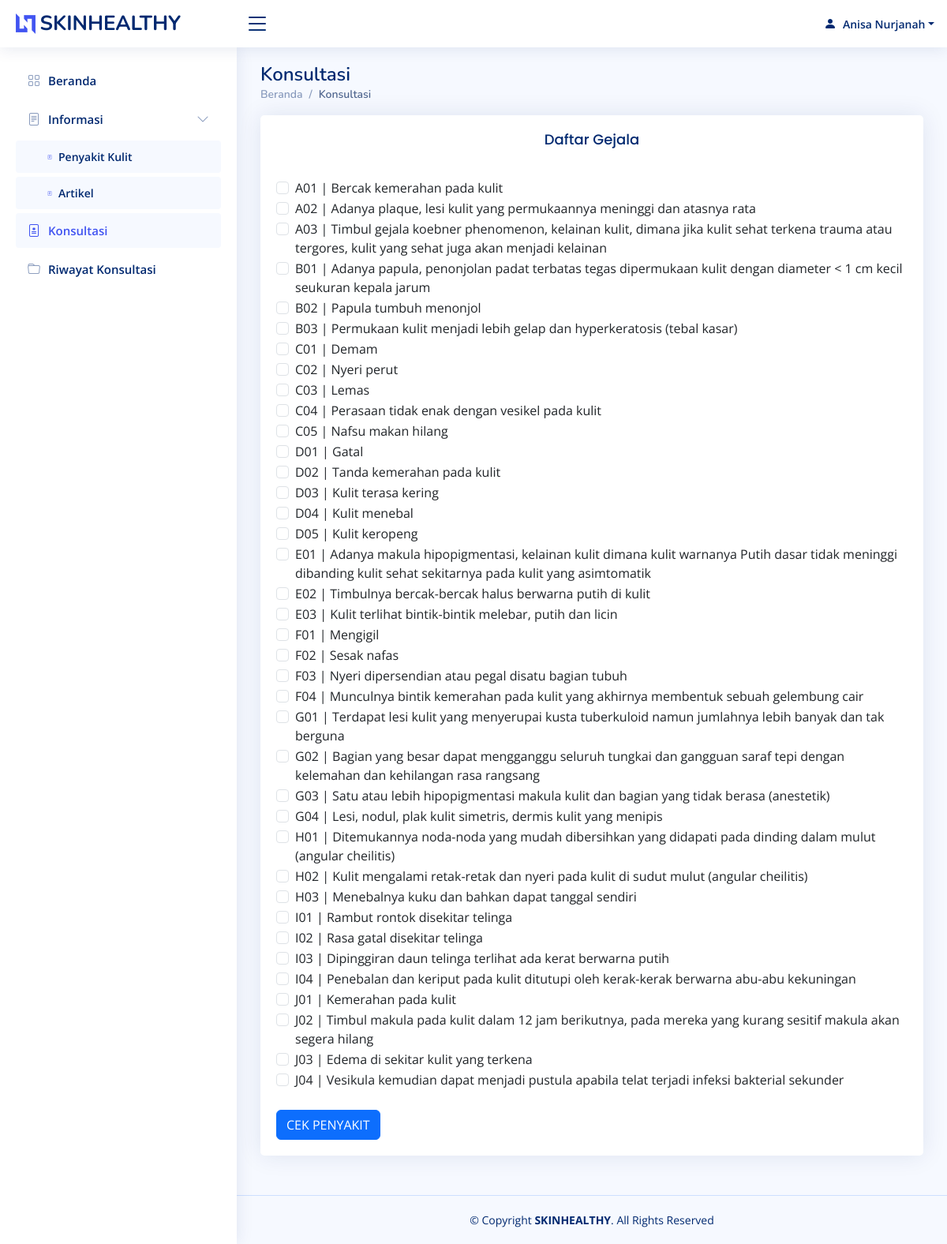
The app's page /component/user/konsultasi.php?kd_pengguna=656b4ea681cd1c44 (signed in) with its own data.
### tables this page shows
CREATE TABLE `pengguna` (
  `kd_pengguna` varchar(16) NOT NULL,
  `nama` varchar(64) NOT NULL,
  `tempat_lahir` varchar(32) NOT NULL,
  `tanggal_lahir` date NOT NULL,
  `alamat` varchar(128) NOT NULL,
  `jenis_kelamin` varchar(16) NOT NULL,
  `no_telepon` varchar(16) NOT NULL,
  `email` varchar(64) NOT NULL,
  `bergabung_sejak` varchar(32) NOT NULL,
  `username` varchar(16) NOT NULL,
  `password` varchar(8) NOT NULL,
  `level` varchar(16) NOT NULL
);

CREATE TABLE `gejala` (
  `kd_gejala` varchar(4) NOT NULL,
  `nama_gejala` varchar(256) NOT NULL
);

### component/functions.php (called while the page is built, shortened)
<?php
$conn = mysqli_connect("localhost", "root", "", "penyakit_kulit");
function query($query)
{
	global $conn;
	$result = mysqli_query($conn, $query);
	$rows = [];
	while ($row = mysqli_fetch_assoc($result)) {
		$rows[] = $row;
	}
	return $rows;
}
function isActiveUser($page, $current_page)
{
	if ($page === $current_page) {
		return '';
	} else {
		return 'collapsed';
	}
}

### component/user/konsultasi.php (the view, shortened to what this page needs)
<?php
require '../functions.php';
?>
<!DOCTYPE html>
<html lang="en">
<head>
  <link href="../../assets/user/vendor/bootstrap/css/bootstrap.min.css" rel="stylesheet">
  <link href="../../assets/user/vendor/bootstrap-icons/bootstrap-icons.css" rel="stylesheet">
  <link href="../../assets/user/css/style.css" rel="stylesheet">
</head>
<body>
  <?php include 'template/navbar.php'; ?>
  <?php include 'template/sidebar.php'; ?>
  <main id="main" class="main">
    <div class="pagetitle">
      <h1>Konsultasi</h1>
      <nav>
        <ol class="breadcrumb">
          <li class="breadcrumb-item"><a href="../../index.php">Beranda</a></li>
          <li class="breadcrumb-item active">Konsultasi</li>
        </ol>
      </nav>
    </div>
    <section class="section">
      <div class="card">
        <div class="card-body">
          <h5 class="card-title text-center mb-4">Daftar Gejala</h5>
          <form method="post" action="">
            <?php
            $gejala = query("SELECT * FROM gejala");
            foreach ($gejala as $row) {
              echo "
              <div class=\"form-check\">
                <input class=\"form-check-input\" type=\"checkbox\" value='" . $row['kd_gejala'] . "' name='gejala[]' id='" . $row['nama_gejala'] . "' />
                <label class=\"form-check-label\" for='" . $row['nama_gejala'] . "'>
                " . $row['kd_gejala'] . " | " . $row['nama_gejala'] . "
                </label>
              </div>
            ";
            }
            ?>
            <button type="submit" name="submit" class="btn btn-primary mt-4">CEK PENYAKIT</button>
          </form>
        </div>
      </div>
    </section>
  </main>
  <?php include 'template/footer.php'; ?>
</body>
</html>

### component/user/template/navbar.php (shortened to what this page needs)
<header id="header" class="header fixed-top d-flex align-items-center">
  <div class="d-flex align-items-center justify-content-between">
    <a href="index.html" class="logo d-flex align-items-center">
      <img src="../../assets/user/img/logo.png" alt="logo">
      <span class="d-none d-lg-block">SKINHEALTHY</span>
    </a>
    <i class="bi bi-list toggle-sidebar-btn"></i>
  </div>
  <nav class="header-nav ms-auto">
    <ul class="d-flex align-items-center">
      <li class="nav-item dropdown pe-3">
        <?php
        if (isset($_COOKIE['kd_pengguna'])) {
          $kd_pengguna = $_COOKIE['kd_pengguna'];
          $result = mysqli_query($conn, "SELECT nama FROM pengguna WHERE kd_pengguna = '$kd_pengguna'");
          $row = mysqli_fetch_assoc($result);
          echo "<a class=\"nav-link nav-profile d-flex align-items-center pe-0\" href=\"#\" data-bs-toggle=\"dropdown\">
                      <i class=\"bi bi-person-fill rounded-circle\"></i>
                      <span class=\"d-none d-md-block dropdown-toggle ps-2\">" . $row["nama"] . "</span>
                    </a>";
        } else {
          echo "<a class=\"nav-link nav-profile d-flex align-items-center pe-0\" href=\"../login/login.php\">
                      <i class=\"bi bi-power\"></i>
                      <span class=\"d-none d-md-block ps-2\">Sign In</span>
                    </a>";
        }
        ?>
      </li>
    </ul>
  </nav>
</header>

### component/user/template/sidebar.php (shortened to what this page needs)
<?php
$current_page = basename($_SERVER['PHP_SELF']);
$menus = array(
  array(
    'label' => 'Informasi',
    'icon' => 'bi bi-file-text',
    'link' => '#',
    'dropdown' => true,
    'submenus' => array(
      array(
        'label' => 'Penyakit Kulit',
        'icon' => 'bi bi-file-text',
        'link' => 'informasi-penyakit.php'
      ),
      array(
        'label' => 'Artikel',
        'icon' => 'bi bi-file-text',
        'link' => 'informasi-artikel.php'
      )
    )
  ),
  array(
    'label' => 'Konsultasi',
    'icon' => 'bi bi-file-medical',
    'link' => 'konsultasi.php',
    'dropdown' => false
  ),
  array(
    'label' => 'Riwayat Konsultasi',
    'icon' => 'bi bi-folder',
    'link' => 'riwayat.php',
    'dropdown' => false
  )
);
?>
<aside id="sidebar" class="sidebar">
  <ul class="sidebar-nav" id="sidebar-nav">
    <li class="nav-item">
      <a class="nav-link collapsed" href="../../index.php">
        <i class="bi bi-grid"></i>
        <span>Beranda</span>
      </a>
    </li>
    <?php foreach ($menus as $menu) { ?>
      <?php if ($menu['dropdown']) { ?>
        <li class="nav-item">
          <a class="nav-link <?php echo isActiveUser($menu['link'], $current_page); ?>" data-bs-target="#components-nav" data-bs-toggle="collapse" href="<?php echo $menu['link']; ?>">
            <i class="<?php echo $menu['icon']; ?>"></i><span><?php echo $menu['label']; ?></span><i class="bi bi-chevron-down ms-auto"></i>
          </a>
          <ul id="components-nav" class="nav-content collapse show" data-bs-parent="#sidebar-nav">
            <?php foreach ($menu['submenus'] as $submenu) { ?>
              <li class="nav-item">
                <a class="nav-link" href="<?php echo $submenu['link']; ?>">
                  <i class="<?php echo $submenu['icon']; ?>"></i>
                  <span><?php echo $submenu['label']; ?></span>
                </a>
              </li>
            <?php } ?>
          </ul>
        </li>
      <?php } else { ?>
        <?php
        if (isset($_COOKIE['kd_pengguna'])) {
          $kd_pengguna = $_COOKIE['kd_pengguna'];
          $result = mysqli_query($conn, "SELECT * FROM pengguna WHERE kd_pengguna = '$kd_pengguna'");
          $row = mysqli_fetch_assoc($result);
        ?>
          <li class="nav-item">
            <a class="nav-link <?php echo isActiveUser($menu['link'], $current_page); ?>" href="<?php echo $menu['link'] . "?kd_pengguna=" . $row['kd_pengguna']; ?>">
              <i class="<?php echo $menu['icon']; ?>"></i>
              <span><?php echo $menu['label']; ?></span>
            </a>
          </li>
        <?php } ?>
      <?php } ?>
    <?php } ?>
  </ul>
</aside>

### component/user/template/footer.php
<footer id="footer" class="footer">
  <div class="copyright">
    &copy; Copyright <strong><span>SKINHEALTHY</span></strong>. All Rights Reserved
  </div>
</footer>

### assets/user/css/style.css (style rules this page uses)
:root { scroll-behavior: smooth; }
body { font-family: "Open Sans", sans-serif; background: #f6f9ff; color: #444444; }
a { color: #4154f1; text-decoration: none; }
h1, h2, h3, h4, h5, h6 { font-family: "Nunito", sans-serif; }
#main { margin-top: 60px; padding: 20px 30px; transition: all 0.3s; }
.pagetitle { margin-bottom: 10px; }
.pagetitle h1 { font-size: 24px; margin-bottom: 0; font-weight: 600; color: #012970; }
.card { margin-bottom: 30px; border: none; border-radius: 5px; box-shadow: 0px 0 30px rgba(1, 41, 112, 0.1); }
.card-title { padding: 20px 0 15px 0; font-size: 18px; font-weight: 500; color: #012970; font-family: "Poppins", sans-serif; }
.card-body { padding: 0 20px 20px 20px; }
.breadcrumb { font-size: 14px; font-family: "Nunito", sans-serif; color: #899bbd; font-weight: 600; }
.breadcrumb a { color: #899bbd; transition: 0.3s; }
.breadcrumb .breadcrumb-item::before { color: #899bbd; }
.breadcrumb .active { color: #51678f; font-weight: 600; }
.logo { line-height: 1; }
@media (min-width: 1200px) { .logo { width: 280px; } }
.logo img { max-height: 26px; margin-right: 6px; }
.logo span { font-size: 26px; font-weight: 700; color: #012970; font-family: "Nunito", sans-serif; }
.header { transition: all 0.5s; z-index: 997; height: 60px; box-shadow: 0px 2px 20px rgba(1, 41, 112, 0.1); background-color: #fff; padding-left: 20px; }
.header .toggle-sidebar-btn { font-size: 32px; padding-left: 10px; cursor: pointer; color: #012970; }
.header-nav ul { list-style: none; }
.header-nav>ul { margin: 0; padding: 0; }
.header-nav .nav-profile { color: #012970; }
.header-nav .nav-profile span { font-size: 14px; font-weight: 600; }
.sidebar { position: fixed; top: 60px; left: 0; bottom: 0; width: 300px; z-index: 996; transition: all 0.3s; padding: 20px; overflow-y: auto; scrollbar-width: thin; scrollbar-color: #aab7cf transparent; box-shadow: 0px 0px 20px rgba(1, 41, 112, 0.1); background-color: #fff; }
@media (min-width: 1200px) { #main, #footer { margin-left: 300px; } }
.sidebar-nav { padding: 0; margin: 0; list-style: none; }
.sidebar-nav li { padding: 0; margin: 0; list-style: none; }
.sidebar-nav .nav-item { margin-bottom: 5px; }
.sidebar-nav .nav-link { display: flex; align-items: center; font-size: 15px; font-weight: 600; color: #4154f1; transition: 0.3; background: #f6f9ff; padding: 10px 15px; border-radius: 4px; }
.sidebar-nav .nav-link i { font-size: 16px; margin-right: 10px; color: #4154f1; }
.sidebar-nav .nav-link.collapsed { color: #012970; background: #fff; }
.sidebar-nav .nav-link.collapsed i { color: #899bbd; }
.sidebar-nav .nav-link .bi-chevron-down { margin-right: 0; transition: transform 0.2s ease-in-out; }
.sidebar-nav .nav-content { padding: 5px 0 0 0; margin: 0; list-style: none; }
.sidebar-nav .nav-content a { display: flex; align-items: center; font-size: 14px; font-weight: 600; color: #012970; transition: 0.3; padding: 10px 0 10px 40px; transition: 0.3s; }
.sidebar-nav .nav-content a i { font-size: 6px; margin-right: 8px; line-height: 0; border-radius: 50%; }
.footer { padding: 20px 0; font-size: 14px; transition: all 0.3s; border-top: 1px solid #cddfff; }
.footer .copyright { text-align: center; color: #012970; }

### records on screen
pengguna: nama "Anisa Nurjanah"
gejala: kd_gejala "A01", nama_gejala "Bercak kemerahan pada kulit"
gejala: kd_gejala "A02", nama_gejala "Adanya plaque, lesi kulit yang permukaannya meninggi dan atasnya rata"
gejala: kd_gejala "A03", nama_gejala "Timbul gejala koebner phenomenon, kelainan kulit, dimana jika kulit sehat terkena trauma atau tergores, kulit yang sehat juga akan menjadi kelainan"
gejala: kd_gejala "B01", nama_gejala "Adanya papula, penonjolan padat terbatas tegas dipermukaan kulit dengan diameter < 1 cm kecil seukuran kepala jarum"
gejala: kd_gejala "B02", nama_gejala "Papula tumbuh menonjol"
gejala: kd_gejala "B03", nama_gejala "Permukaan kulit menjadi lebih gelap dan hyperkeratosis (tebal kasar)"
gejala: kd_gejala "C01", nama_gejala "Demam"
gejala: kd_gejala "C02", nama_gejala "Nyeri perut"
gejala: kd_gejala "C03", nama_gejala "Lemas"
gejala: kd_gejala "C04", nama_gejala "Perasaan tidak enak dengan vesikel pada kulit"
gejala: kd_gejala "C05", nama_gejala "Nafsu makan hilang"
gejala: kd_gejala "D01", nama_gejala "Gatal"
gejala: kd_gejala "D02", nama_gejala "Tanda kemerahan pada kulit"
gejala: kd_gejala "D03", nama_gejala "Kulit terasa kering"
gejala: kd_gejala "D04", nama_gejala "Kulit menebal"
gejala: kd_gejala "D05", nama_gejala "Kulit keropeng"
gejala: kd_gejala "E01", nama_gejala "Adanya makula hipopigmentasi, kelainan kulit dimana kulit warnanya Putih dasar tidak meninggi dibanding kulit sehat sekitarnya pada kulit yang asimtomatik"
gejala: kd_gejala "E02", nama_gejala "Timbulnya bercak-bercak halus berwarna putih di kulit"
gejala: kd_gejala "E03", nama_gejala "Kulit terlihat bintik-bintik melebar, putih dan licin"
gejala: kd_gejala "F01", nama_gejala "Mengigil"
gejala: kd_gejala "F02", nama_gejala "Sesak nafas"
gejala: kd_gejala "F03", nama_gejala "Nyeri dipersendian atau pegal disatu bagian tubuh"
gejala: kd_gejala "F04", nama_gejala "Munculnya bintik kemerahan pada kulit yang akhirnya membentuk sebuah gelembung cair"
gejala: kd_gejala "G01", nama_gejala "Terdapat lesi kulit yang menyerupai kusta tuberkuloid namun jumlahnya lebih banyak dan tak berguna"
gejala: kd_gejala "G02", nama_gejala "Bagian yang besar dapat mengganggu seluruh tungkai dan gangguan saraf tepi dengan kelemahan dan kehilangan rasa rangsang"
gejala: kd_gejala "G03", nama_gejala "Satu atau lebih hipopigmentasi makula kulit dan bagian yang tidak berasa (anestetik)"
gejala: kd_gejala "G04", nama_gejala "Lesi, nodul, plak kulit simetris, dermis kulit yang menipis"
gejala: kd_gejala "H01", nama_gejala "Ditemukannya noda-noda yang mudah dibersihkan yang didapati pada dinding dalam mulut (angular cheilitis)"
gejala: kd_gejala "H02", nama_gejala "Kulit mengalami retak-retak dan nyeri pada kulit di sudut mulut (angular cheilitis)"
gejala: kd_gejala "H03", nama_gejala "Menebalnya kuku dan bahkan dapat tanggal sendiri"
gejala: kd_gejala "I01", nama_gejala "Rambut rontok disekitar telinga"
gejala: kd_gejala "I02", nama_gejala "Rasa gatal disekitar telinga"
gejala: kd_gejala "I03", nama_gejala "Dipinggiran daun telinga terlihat ada kerat berwarna putih"
gejala: kd_gejala "I04", nama_gejala "Penebalan dan keriput pada kulit ditutupi oleh kerak-kerak berwarna abu-abu kekuningan"
gejala: kd_gejala "J01", nama_gejala "Kemerahan pada kulit"
gejala: kd_gejala "J02", nama_gejala "Timbul makula pada kulit dalam 12 jam berikutnya, pada mereka yang kurang sesitif makula akan segera hilang"
gejala: kd_gejala "J03", nama_gejala "Edema di sekitar kulit yang terkena"
gejala: kd_gejala "J04", nama_gejala "Vesikula kemudian dapat menjadi pustula apabila telat terjadi infeksi bakterial sekunder"

### other values on screen
$menu['label'] "Informasi"
$submenu['label'] "Penyakit Kulit"
$submenu['label'] "Artikel"
$menu['label'] "Konsultasi"
$menu['label'] "Riwayat Konsultasi"
